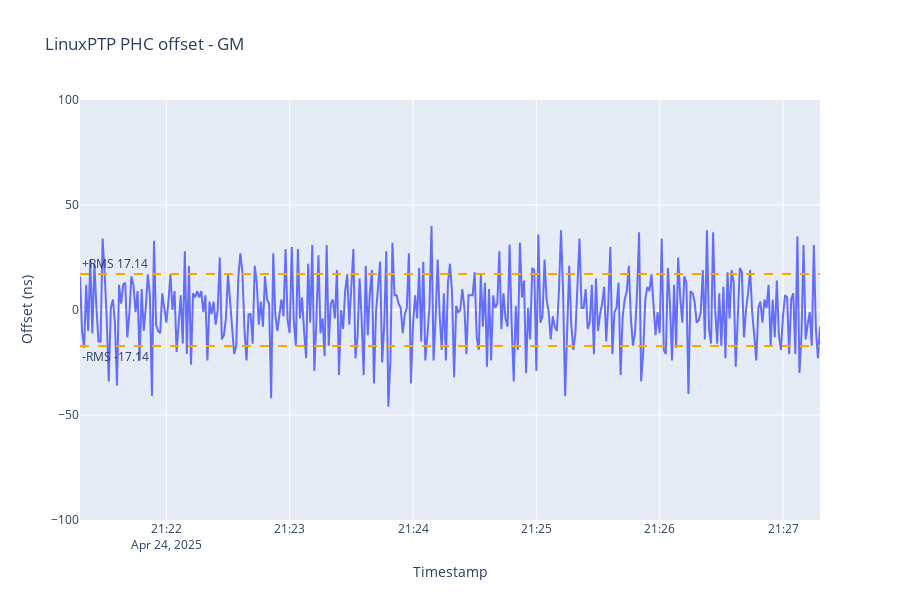

The notebook cell saved with this chart:
### Code cell
fig = px.line(gm_phc_df, x='datetime', y='offset', title='LinuxPTP PHC offset - GM',
                 labels={'datetime': 'Timestamp', 'offset': 'Offset (ns)'}, height=HEIGHT)
fig.update_layout(yaxis=dict(range=Y_RANGE))

fig.add_hline(y=rms, line_dash='dash', line_color='orange', annotation_text=f'+RMS {round(rms,2)}', annotation_position='top left')
fig.add_hline(y=-rms, line_dash='dash', line_color='orange', annotation_text=f'-RMS {round(-rms,2)}', annotation_position='bottom left')

fig.show()

### Figure 1 — Plotly figure (JSON) as saved in the notebook; plotly's stock layout.template omitted (floating-point values rounded to 4 significant figures; data arrays with more than 128 entries replaced by an {"elided": "..."} marker saying what was removed)
{"data": [{"hovertemplate": "Timestamp=%{x}<br>Offset (ns)=%{y}<extra></extra>", "legendgroup": "", "line": {"color": "#636efa", "dash": "solid"}, "marker": {"symbol": "circle"}, "mode": "lines", "name": "", "orientation": "v", "showlegend": false, "type": "scatter", "x": {"elided": "361 str values"}, "xaxis": "x", "y": {"elided": "361 int values"}, "yaxis": "y"}], "layout": {"annotations": [{"showarrow": false, "text": "+RMS 17.14", "x": 0, "xanchor": "left", "xref": "x domain", "y": 17.14, "yanchor": "bottom", "yref": "y"}, {"showarrow": false, "text": "-RMS -17.14", "x": 0, "xanchor": "left", "xref": "x domain", "y": -17.14, "yanchor": "top", "yref": "y"}], "height": 600, "legend": {"tracegroupgap": 0}, "shapes": [{"line": {"color": "orange", "dash": "dash"}, "type": "line", "x0": 0, "x1": 1, "xref": "x domain", "y0": 17.14, "y1": 17.14, "yref": "y"}, {"line": {"color": "orange", "dash": "dash"}, "type": "line", "x0": 0, "x1": 1, "xref": "x domain", "y0": -17.14, "y1": -17.14, "yref": "y"}], "title": {"text": "LinuxPTP PHC offset - GM"}, "xaxis": {"anchor": "y", "domain": [0, 1], "title": {"text": "Timestamp"}}, "yaxis": {"anchor": "x", "domain": [0, 1], "range": [-100, 100], "title": {"text": "Offset (ns)"}}}}
